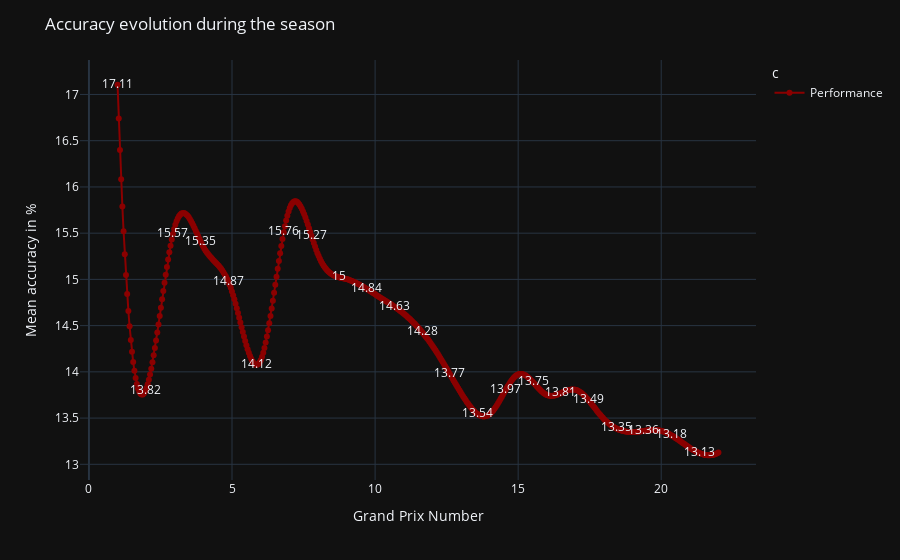

This figure's notebook cell:
### Code cell
evolutions = [evolution_acc(reg_scaled,x) for x in range(1,23)]
x = np.array([x for x in range(1,23)])
X_Y_Spline = make_interp_spline(x, evolutions)

X_ = np.linspace(x.min(), x.max(), 500)
Y_ = X_Y_Spline(X_)

a = pd.DataFrame(X_, columns = ['X_'])
#a['Mean accuracy in %'] = evolutions
acc_ = [round(j,2) for j in evolutions]
acc= []
ca = 0
for i in range(500):
    if i%23 == 0 & i!= 500:
        
        acc.append(acc_[ca])
        ca+=1
    else:
        acc.append(None)
a['c'] = ["Performance" for x in range(500)]
a['Grand Prix Number'] = X_
a['Mean accuracy in %'] = Y_
a['Accuracy'] = acc
fig = px.line(  a,x='Grand Prix Number', y='Mean accuracy in %',template = 'plotly_dark',text='Accuracy',color = 'c',color_discrete_sequence = ['darkred'])
fig.update_traces(textposition='middle center')
fig.update_layout(title = "Accuracy evolution during the season")
fig.show()

### Figure 1 — Plotly figure (JSON) as saved in the notebook; plotly's stock layout.template omitted (floating-point values rounded to 4 significant figures; data arrays with more than 128 entries replaced by an {"elided": "..."} marker saying what was removed)
{"data": [{"hovertemplate": "c=Performance<br>Grand Prix Number=%{x}<br>Mean accuracy in %=%{y}<br>Accuracy=%{text}<extra></extra>", "legendgroup": "Performance", "line": {"color": "darkred", "dash": "solid"}, "marker": {"symbol": "circle"}, "mode": "lines+markers+text", "name": "Performance", "orientation": "v", "showlegend": true, "text": {"elided": "500 float values"}, "textposition": "middle center", "type": "scatter", "x": {"elided": "500 float values"}, "xaxis": "x", "y": {"elided": "500 float values"}, "yaxis": "y"}], "layout": {"legend": {"title": {"text": "c"}, "tracegroupgap": 0}, "margin": {"t": 60}, "title": {"text": "Accuracy evolution during the season"}, "xaxis": {"anchor": "y", "domain": [0, 1], "title": {"text": "Grand Prix Number"}}, "yaxis": {"anchor": "x", "domain": [0, 1], "title": {"text": "Mean accuracy in %"}}}}
